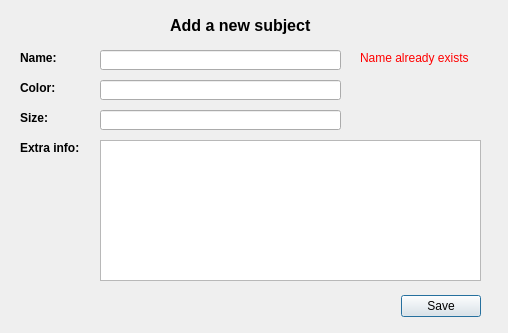
<?xml version="1.0" encoding="UTF-8"?>
<ui version="4.0">
 <class>Dialog</class>
 <widget class="QDialog" name="Dialog">
  <property name="geometry">
   <rect>
    <x>0</x>
    <y>0</y>
    <width>508</width>
    <height>333</height>
   </rect>
  </property>
  <property name="windowTitle">
   <string>Labeling App</string>
  </property>
  <widget class="QDialogButtonBox" name="buttonBox">
   <property name="geometry">
    <rect>
     <x>140</x>
     <y>290</y>
     <width>341</width>
     <height>32</height>
    </rect>
   </property>
   <property name="orientation">
    <enum>Qt::Horizontal</enum>
   </property>
   <property name="standardButtons">
    <set>QDialogButtonBox::Save</set>
   </property>
  </widget>
  <widget class="QLabel" name="label_name">
   <property name="geometry">
    <rect>
     <x>20</x>
     <y>50</y>
     <width>55</width>
     <height>16</height>
    </rect>
   </property>
   <property name="font">
    <font>
     <weight>75</weight>
     <bold>true</bold>
    </font>
   </property>
   <property name="text">
    <string>Name:</string>
   </property>
  </widget>
  <widget class="QLabel" name="label_color">
   <property name="geometry">
    <rect>
     <x>20</x>
     <y>80</y>
     <width>55</width>
     <height>16</height>
    </rect>
   </property>
   <property name="font">
    <font>
     <weight>75</weight>
     <bold>true</bold>
    </font>
   </property>
   <property name="text">
    <string>Color:</string>
   </property>
  </widget>
  <widget class="QLabel" name="label_size">
   <property name="geometry">
    <rect>
     <x>20</x>
     <y>110</y>
     <width>55</width>
     <height>16</height>
    </rect>
   </property>
   <property name="font">
    <font>
     <weight>75</weight>
     <bold>true</bold>
    </font>
   </property>
   <property name="text">
    <string>Size:</string>
   </property>
  </widget>
  <widget class="QLabel" name="label_extra_info">
   <property name="geometry">
    <rect>
     <x>20</x>
     <y>140</y>
     <width>71</width>
     <height>16</height>
    </rect>
   </property>
   <property name="font">
    <font>
     <weight>75</weight>
     <bold>true</bold>
    </font>
   </property>
   <property name="text">
    <string>Extra info:</string>
   </property>
  </widget>
  <widget class="QPlainTextEdit" name="plainTextEdit_extra_info">
   <property name="geometry">
    <rect>
     <x>100</x>
     <y>140</y>
     <width>381</width>
     <height>141</height>
    </rect>
   </property>
   <property name="readOnly">
    <bool>false</bool>
   </property>
  </widget>
  <widget class="QLineEdit" name="lineEdit_name">
   <property name="geometry">
    <rect>
     <x>100</x>
     <y>50</y>
     <width>241</width>
     <height>20</height>
    </rect>
   </property>
  </widget>
  <widget class="QLineEdit" name="lineEdit_color">
   <property name="geometry">
    <rect>
     <x>100</x>
     <y>80</y>
     <width>241</width>
     <height>20</height>
    </rect>
   </property>
  </widget>
  <widget class="QLineEdit" name="lineEdit_size">
   <property name="geometry">
    <rect>
     <x>100</x>
     <y>110</y>
     <width>241</width>
     <height>20</height>
    </rect>
   </property>
  </widget>
  <widget class="QLabel" name="label">
   <property name="geometry">
    <rect>
     <x>170</x>
     <y>10</y>
     <width>191</width>
     <height>31</height>
    </rect>
   </property>
   <property name="font">
    <font>
     <pointsize>12</pointsize>
     <weight>75</weight>
     <bold>true</bold>
    </font>
   </property>
   <property name="text">
    <string>Add a new subject</string>
   </property>
  </widget>
  <widget class="QLabel" name="label_warning_duplicate_name">
   <property name="enabled">
    <bool>true</bool>
   </property>
   <property name="geometry">
    <rect>
     <x>360</x>
     <y>50</y>
     <width>121</width>
     <height>16</height>
    </rect>
   </property>
   <property name="palette">
    <palette>
     <active>
      <colorrole role="WindowText">
       <brush brushstyle="SolidPattern">
        <color alpha="255">
         <red>255</red>
         <green>0</green>
         <blue>0</blue>
        </color>
       </brush>
      </colorrole>
     </active>
     <inactive>
      <colorrole role="WindowText">
       <brush brushstyle="SolidPattern">
        <color alpha="255">
         <red>255</red>
         <green>0</green>
         <blue>0</blue>
        </color>
       </brush>
      </colorrole>
     </inactive>
     <disabled>
      <colorrole role="WindowText">
       <brush brushstyle="SolidPattern">
        <color alpha="255">
         <red>120</red>
         <green>120</green>
         <blue>120</blue>
        </color>
       </brush>
      </colorrole>
     </disabled>
    </palette>
   </property>
   <property name="text">
    <string>Name already exists</string>
   </property>
  </widget>
 </widget>
 <resources/>
 <connections>
  <connection>
   <sender>buttonBox</sender>
   <signal>accepted()</signal>
   <receiver>Dialog</receiver>
   <slot>accept()</slot>
   <hints>
    <hint type="sourcelabel">
     <x>248</x>
     <y>254</y>
    </hint>
    <hint type="destinationlabel">
     <x>157</x>
     <y>274</y>
    </hint>
   </hints>
  </connection>
  <connection>
   <sender>buttonBox</sender>
   <signal>rejected()</signal>
   <receiver>Dialog</receiver>
   <slot>reject()</slot>
   <hints>
    <hint type="sourcelabel">
     <x>316</x>
     <y>260</y>
    </hint>
    <hint type="destinationlabel">
     <x>286</x>
     <y>274</y>
    </hint>
   </hints>
  </connection>
 </connections>
</ui>
